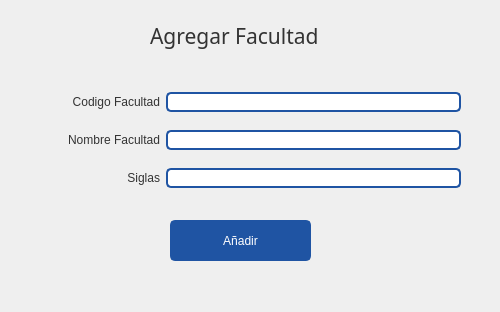
<?xml version="1.0" encoding="UTF-8"?>
<ui version="4.0">
 <class>CargarFacultad</class>
 <widget class="QWidget" name="CargarFacultad">
  <property name="windowModality">
   <enum>Qt::ApplicationModal</enum>
  </property>
  <property name="geometry">
   <rect>
    <x>0</x>
    <y>0</y>
    <width>500</width>
    <height>312</height>
   </rect>
  </property>
  <property name="minimumSize">
   <size>
    <width>500</width>
    <height>270</height>
   </size>
  </property>
  <property name="maximumSize">
   <size>
    <width>3000</width>
    <height>3000</height>
   </size>
  </property>
  <property name="windowTitle">
   <string>Cargar Producto</string>
  </property>
  <property name="windowIcon">
   <iconset resource="resources.qrc">
    <normaloff>:/icons/images/icons/cil-pencil.png</normaloff>:/icons/images/icons/cil-pencil.png</iconset>
  </property>
  <property name="styleSheet">
   <string notr="true">QWidget{
	color: #333;
	font: 9pt &quot;Segoe UI&quot;;
}
/* ----------------- LineEdit  ----------------- */
QLineEdit {
	border-radius: 5px;
	border: 2px solid #1F54A3;
	padding-left: 10px;
	selection-color: white;
	selection-background-color: #2A3C57;
    color: black;
}
QLineEdit:hover {
	border: 2px solid rgb(98, 114, 164);
}
QLineEdit:focus {
	border: 2px solid #2A3C57;
}



/* ----------------- Button ----------------- */
QPushButton {
	border: 2px solid #1F54A3;
	border-radius: 5px;	
	background-color: #1F54A3;
	color:white;
}
 QPushButton:hover {
	background-color: #286FD6;
	border: 2px solid #286FD6;
}
 QPushButton:pressed {	
	background-color: #2A3C57;
	border: 2px solid #2A3C57;
}

/* ----------------- CheckBox ----------------- */

QCheckBox::indicator {
	border : 1px solid #6272a4;
	width: 15px;
	height: 15px;
	border-radius: 15px;
    background: #6272a4;
}
QCheckBox::indicator:hover {
	background-color: #286FD6;
	border : 1px solid #286FD6;
}
QCheckBox::indicator:checked {
	border : 1px solid #1F54A3;
    background: 3px solid #1F54A3;	
	background-image: url(:/icons/images/icons/cil-check-alt.png);
}


/* ----------------- QDateEdit ----------------- */
QDateTimeEdit{
	background-color: white;
	border-radius: 5px;
	border: 2px solid #1F54A3;
    color: black;
}
QDateTimeEdit:hover{
	border: 2px solid #7284b9;
}

QDateTimeEdit:focus {
	border: 2px solid #2A3C57;
}


QDateTimeEdit::up-button {
    border-image: url(:/icons/images/icons/cil-arrow-top.png); 
}

QDateTimeEdit::down-button {
    border-image: url(:/icons/images/icons/cil-arrow-bottom.png);
}














</string>
  </property>
  <widget class="QLabel" name="label">
   <property name="geometry">
    <rect>
     <x>150</x>
     <y>0</y>
     <width>221</width>
     <height>71</height>
    </rect>
   </property>
   <property name="font">
    <font>
     <family>Microsoft YaHei UI Light</family>
     <pointsize>16</pointsize>
     <weight>3</weight>
     <italic>false</italic>
     <bold>false</bold>
    </font>
   </property>
   <property name="styleSheet">
    <string notr="true">font: 25 16pt &quot;Microsoft YaHei UI Light&quot;;</string>
   </property>
   <property name="text">
    <string>Agregar Facultad</string>
   </property>
  </widget>
  <widget class="QWidget" name="gridLayoutWidget">
   <property name="geometry">
    <rect>
     <x>20</x>
     <y>80</y>
     <width>441</width>
     <height>121</height>
    </rect>
   </property>
   <layout class="QGridLayout" name="gridLayout">
    <item row="1" column="0">
     <widget class="QLabel" name="label_10">
      <property name="text">
       <string>Nombre Facultad</string>
      </property>
      <property name="alignment">
       <set>Qt::AlignRight|Qt::AlignTrailing|Qt::AlignVCenter</set>
      </property>
     </widget>
    </item>
    <item row="1" column="1">
     <widget class="QLineEdit" name="txt_nombreFacultad">
      <property name="enabled">
       <bool>true</bool>
      </property>
      <property name="minimumSize">
       <size>
        <width>0</width>
        <height>0</height>
       </size>
      </property>
      <property name="maximumSize">
       <size>
        <width>295</width>
        <height>16777215</height>
       </size>
      </property>
      <property name="clearButtonEnabled">
       <bool>false</bool>
      </property>
     </widget>
    </item>
    <item row="2" column="0">
     <widget class="QLabel" name="label_8">
      <property name="text">
       <string>Siglas</string>
      </property>
      <property name="alignment">
       <set>Qt::AlignRight|Qt::AlignTrailing|Qt::AlignVCenter</set>
      </property>
     </widget>
    </item>
    <item row="2" column="1">
     <widget class="QLineEdit" name="txt_siglas">
      <property name="enabled">
       <bool>true</bool>
      </property>
      <property name="minimumSize">
       <size>
        <width>0</width>
        <height>0</height>
       </size>
      </property>
      <property name="maximumSize">
       <size>
        <width>295</width>
        <height>16777215</height>
       </size>
      </property>
     </widget>
    </item>
    <item row="0" column="1">
     <widget class="QLineEdit" name="txt_codfacultad">
      <property name="enabled">
       <bool>true</bool>
      </property>
      <property name="minimumSize">
       <size>
        <width>0</width>
        <height>0</height>
       </size>
      </property>
      <property name="maximumSize">
       <size>
        <width>295</width>
        <height>16777215</height>
       </size>
      </property>
      <property name="clearButtonEnabled">
       <bool>false</bool>
      </property>
     </widget>
    </item>
    <item row="0" column="0">
     <widget class="QLabel" name="label_11">
      <property name="text">
       <string>Codigo Facultad</string>
      </property>
      <property name="alignment">
       <set>Qt::AlignRight|Qt::AlignTrailing|Qt::AlignVCenter</set>
      </property>
     </widget>
    </item>
   </layout>
  </widget>
  <widget class="QPushButton" name="btn_AnadirFacultad">
   <property name="geometry">
    <rect>
     <x>170</x>
     <y>220</y>
     <width>141</width>
     <height>41</height>
    </rect>
   </property>
   <property name="minimumSize">
    <size>
     <width>116</width>
     <height>32</height>
    </size>
   </property>
   <property name="text">
    <string>Añadir</string>
   </property>
  </widget>
 </widget>
 <tabstops>
  <tabstop>txt_nombreFacultad</tabstop>
  <tabstop>btn_AnadirFacultad</tabstop>
 </tabstops>
 <resources>
  <include location="resources.qrc"/>
 </resources>
 <connections/>
</ui>
